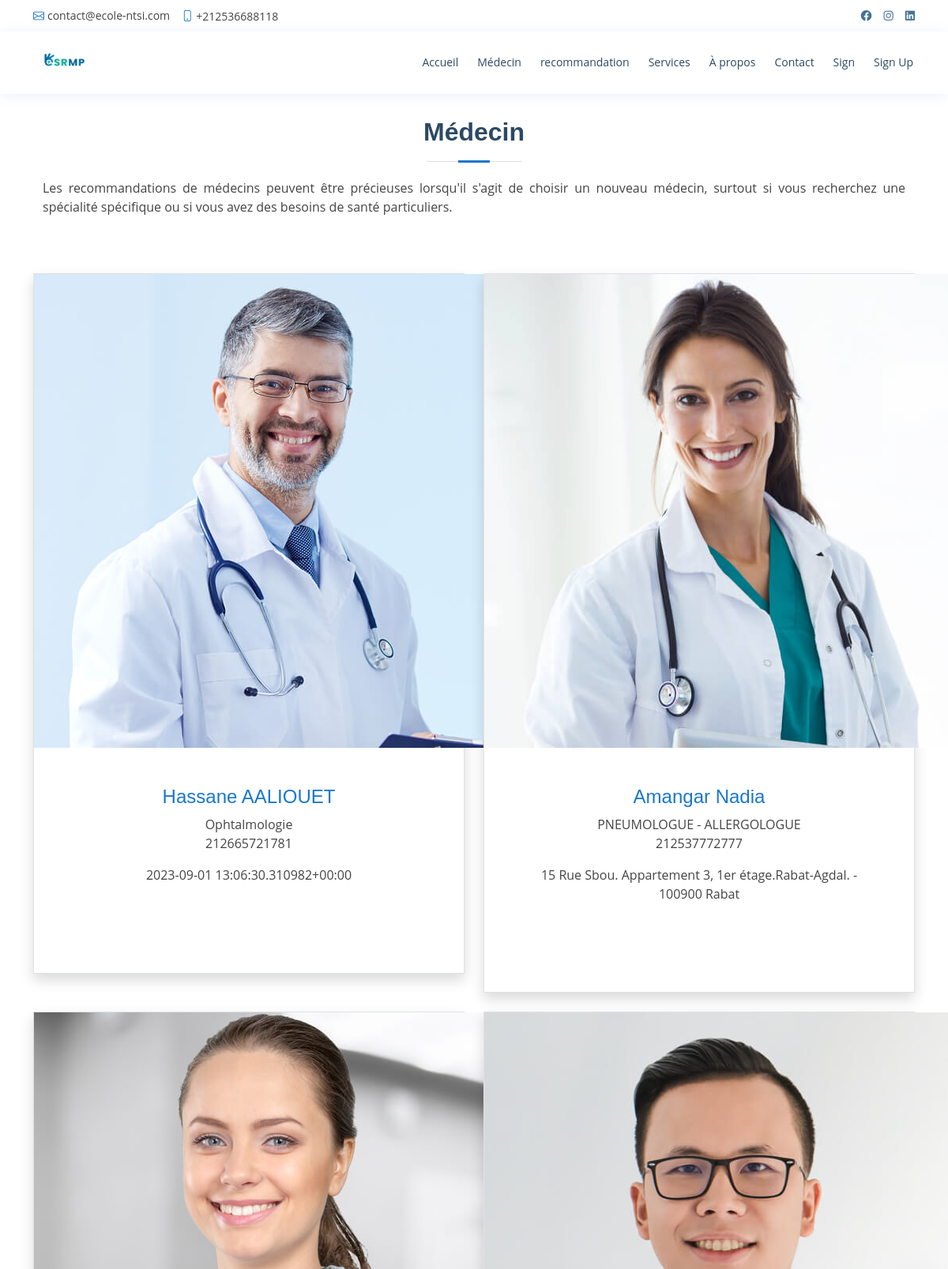
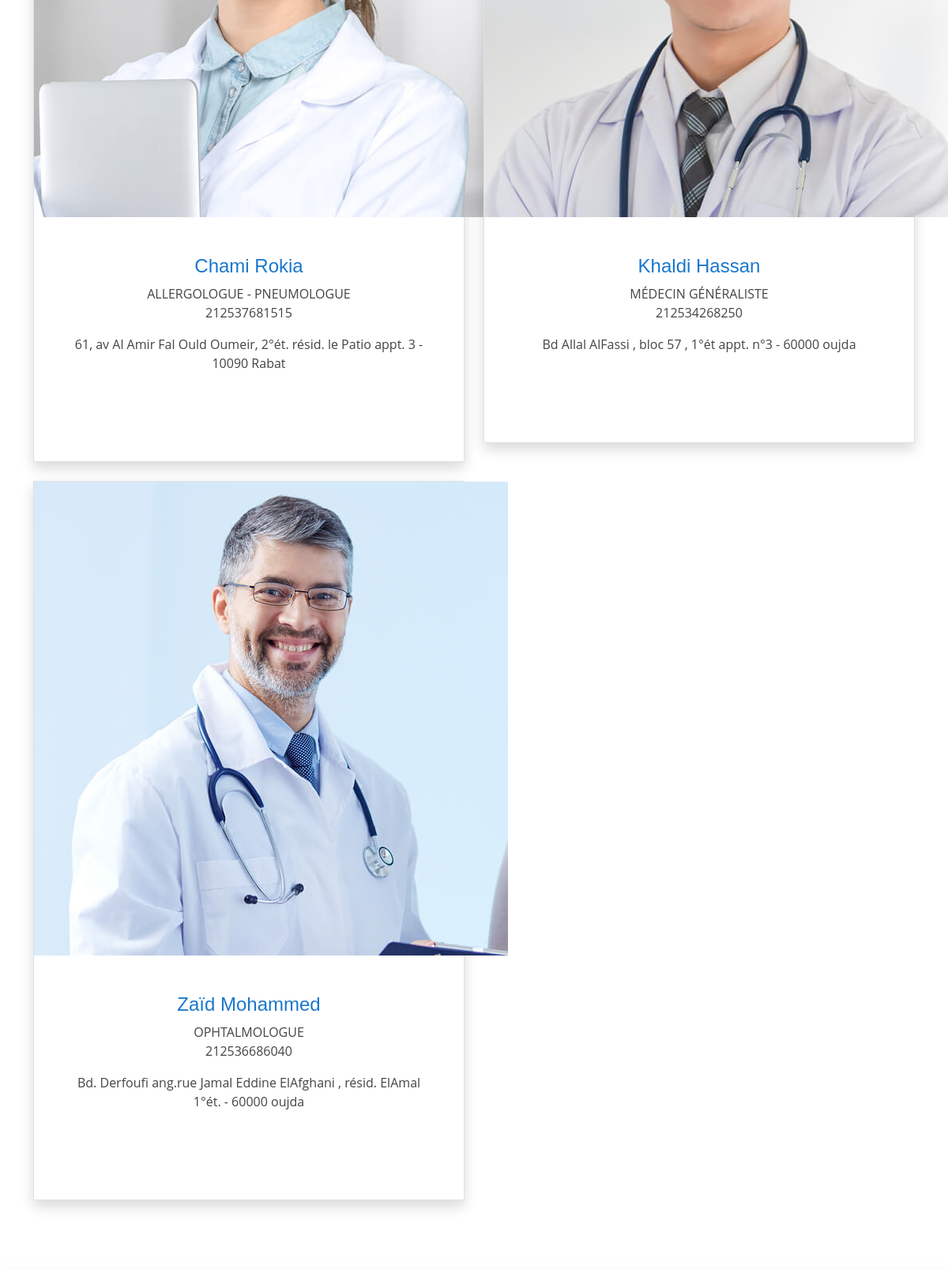
Screenshot of /medecins/ (upper part) with the database file from the repository (2 pictures, top to bottom).
### medecins/models.py (models this page shows, shortened)
class Docteurs(models.Model):
    sexe_choix = (
        ('H', 'Homme'),
        ('F', 'Femme'),
    )
    fullname= models.CharField(max_length=30)
    sexe = models.CharField(max_length=1, choices=sexe_choix)
    adresse=models.CharField(max_length=200)
    telephone = models.IntegerField()
    image= models.ImageField(upload_to= 'photos/%d/%m/%y')
    specialitesmedicales=models.TextField()

### medecins/views.py (the view)
# urls.py: path("",views.docteurs,name='medecin'),
def docteurs(request):
    doc={
      'medecin': Docteurs.objects.all(),
    }
    return render(request, 'medecins/docteurs.html',doc)

### templates/medecins/docteurs.html (shortened to what this page needs)
{% extends 'base.html' %}
{% load static %}
{% block content %}
<section id="doctors" class="doctors">
    <div class="container">
      <br><br>
      <div class="section-title">
        <h2>Médecin</h2>
        <div class="container">
        <p style="text-align: justify;">Les recommandations de médecins peuvent être précieuses lorsqu'il s'agit de choisir un nouveau médecin,
           surtout si vous recherchez une spécialité spécifique ou si vous avez des besoins de santé particuliers.</p>
           <br><br>
      </div>
      <div class="row">
        {% for item in medecin %}
        <div class="col-lg-6 mt-4">
            <div class="max-w-sm bg-white border border-gray-200 rounded-lg shadow dark:bg-gray-800 dark:border-gray-700">
              <a href="#">
                  <img class="rounded-t-lg"  src="{{ item.image.url }}" alt="doctors"/>
              </a>
               <div class="p-5">
                <a href="#">
                <h4 class="mb-2 text-2xl font-bold tracking-tight text-gray-900 dark:text-white">{{item.fullname}}</h4>
                </a>
                <span>{{item.specialitesmedicales}}</span>
                <p class="mb-3 font-normal text-gray-700 dark:text-gray-400"> {{item.telephone }} </p>
                <p class="mb-3 font-normal text-gray-700 dark:text-gray-400"> {{item.adresse }} </p>
                  <br><br>
              </div>
            </div>
          </div>
        {% endfor %}
      </div>
    </div>
  </section>
    {% endblock content %}

### templates/base.html (shortened to what this page needs)
{% load static %}
<!doctype html>
<html lang="en">
  <head>
    <link href="{% static 'vendor/fontawesome-free/css/all.min.css' %}" rel="stylesheet">
    <link href="{% static 'vendor/animate.css/animate.min.css'%}" rel="stylesheet">
    <link href="{% static 'vendor/bootstrap/css/bootstrap.min.css'%}" rel="stylesheet">
    <link href="{% static 'vendor/bootstrap-icons/bootstrap-icons.css'%}" rel="stylesheet">
    <link href="{% static 'vendor/boxicons/css/boxicons.min.css'%}" rel="stylesheet">
    <link href="{% static 'vendor/glightbox/css/glightbox.min.css'%}" rel="stylesheet">
    <link href="{% static 'vendor/remixicon/remixicon.css'%}" rel="stylesheet">
    <link href="{% static 'vendor/swiper/swiper-bundle.min.css'%}" rel="stylesheet">
<link href="{% static 'css/style.css'%}" rel="stylesheet">
  </head>
  <body>
    {% include 'parts/topbar.html' %}
    {% include 'parts/navbar.html' %}
    {% block content %}
    {% endblock content %}
  </body>
</html>

### templates/parts/topbar.html
<div id="topbar" class="d-flex align-items-center">
    <div class="container d-flex justify-content-between">
      <div class="contact-info d-flex align-items-center">
        <i class="bi bi-envelope"></i> <a href="mailto:contact@ecole-ntsi.com">contact@ecole-ntsi.com</a>
        <i class="bi bi-phone"></i> +212536688118
      </div>
      <div class="d-none d-lg-flex social-links align-items-center">
        <a href="https://www.facebook.com/ecole.ntsi" target="_blank"><i class="fab fa-facebook"></i></a>
        <a href="https://www.instagram.com/ecolentsi/" target="_blank"><i class="fab fa-instagram"></i></a>
        <a href="https://www.linkedin.com/company/entsi/about/" target="_blank"><i class="fab fa-linkedin"></i></a>
      </div>
    </div>
  </div>

### templates/parts/navbar.html (shortened to what this page needs)
 {% load static %}
 <header id="header" class="fixed-top">
  <div class="container d-flex align-items-center">
   <a href="{% url 'home' %}" class="logo me-auto"><img src="{% static 'images/logo.png' %}" alt="" class="img-fluid"></a>
    <nav id="navbar" class="navbar order-last order-lg-0 " >
      <ul>
        <li><a class="nav-link " href="{% url 'home' %}">Accueil</a></li>
        <li><a class="nav-link " href="{% url 'medecin' %}">Médecin</a></li>
        <li><a class="nav-link" href="{% url 'recommandation' %}">recommandation</a></li>
       <li><a class="nav-link " href="{% url 'services' %}">Services</a></li>
         <li><a class="nav-link" href="{% url  'propos' %}">À propos</a></li>
         <li><a class="nav-link" href="{% url 'contact' %}">Contact</a></li>
        <li><a class="nav-link" href="{% url 'login' %}">Sign</a></li>
        <li><a class="nav-link" href="{% url 'signup' %}">Sign Up</a></li>
      </ul>
    </nav>
  </div>
</header>

### srmp/static/css/style.css (style rules this page uses)
body { font-family: "Open Sans", sans-serif; color: #444444; }
a { color: #1977cc; text-decoration: none; }
h1, h2, h3, h4, h5, h6 { font-family: "Raleway", sans-serif; }
#topbar { background: #fff; height: 40px; font-size: 14px; transition: all 0.5s; z-index: 996; }
#topbar .contact-info a { line-height: 1; color: #444444; transition: 0.3s; }
#topbar .contact-info i { color: #1977cc; padding-right: 4px; margin-left: 15px; line-height: 0; }
#topbar .contact-info i:first-child { margin-left: 0; }
#topbar .social-links a { color: #437099; padding-left: 15px; display: inline-block; line-height: 1px; transition: 0.3s; }
#topbar .social-links a:first-child { border-left: 0; }
#header { background: #fff; transition: all 0.5s; z-index: 997; padding: 15px 0; top: 40px; box-shadow: 0px 2px 15px rgba(25, 119, 204, 0.1); }
#header .logo { font-size: 30px; margin: 0; padding: 0; line-height: 1; font-weight: 700; letter-spacing: 0.5px; font-family: "Poppins", sans-serif; }
#header .logo img { max-height: 40px; }
.navbar { padding: 0; }
.navbar ul { margin: 0; padding: 0; display: flex; list-style: none; align-items: center; }
.navbar li { position: relative; }
.navbar>ul>li { position: relative; white-space: nowrap; padding: 8px 0 8px 20px; }
.navbar a, .navbar a:focus { display: flex; align-items: center; justify-content: space-between; font-size: 14px; color: #2c4964; white-space: nowrap; transition: 0.3s; border-bottom: 2px solid #fff; padding: 5px 2px; }
section { padding: 60px 0; overflow: hidden; }
.section-title { text-align: center; padding-bottom: 30px; }
.section-title h2 { font-size: 32px; font-weight: bold; margin-bottom: 20px; padding-bottom: 20px; position: relative; color: #2c4964; }
.section-title h2::before { content: ""; position: absolute; display: block; width: 120px; height: 1px; background: #ddd; bottom: 1px; left: calc(50% - 60px); }
.section-title h2::after { content: ""; position: absolute; display: block; width: 40px; height: 3px; background: #1977cc; bottom: 0; left: calc(50% - 20px); }
.section-title p { margin-bottom: 0; }
.doctors { background: #fff; }

### rows the page displays
Docteurs: image (picture), fullname "Hassane AALIOUET", specialitesmedicales "Ophtalmologie", telephone "212665721781", adresse "2023-09-01 13:06:30.310982+00:00"
Docteurs: image (picture), fullname "Amangar Nadia", specialitesmedicales "PNEUMOLOGUE - ALLERGOLOGUE", telephone "212537772777", adresse "15 Rue Sbou. Appartement 3, 1er étage.Rabat-Agdal. - 100900 Rabat"
Docteurs: image (picture), fullname "Chami Rokia", specialitesmedicales "ALLERGOLOGUE - PNEUMOLOGUE", telephone "212537681515", adresse "61, av Al Amir Fal Ould Oumeir, 2°ét. résid. le Patio appt. 3 - 10090 Rabat"
Docteurs: image (picture), fullname "Khaldi Hassan", specialitesmedicales "MÉDECIN GÉNÉRALISTE", telephone "212534268250", adresse "Bd Allal AlFassi , bloc 57 , 1°ét appt. n°3 - 60000 oujda"
Docteurs: image (picture), fullname "Zaïd Mohammed", specialitesmedicales "OPHTALMOLOGUE", telephone "212536686040", adresse "Bd. Derfoufi ang.rue Jamal Eddine ElAfghani , résid. ElAmal 1°ét. - 60000 oujda"
